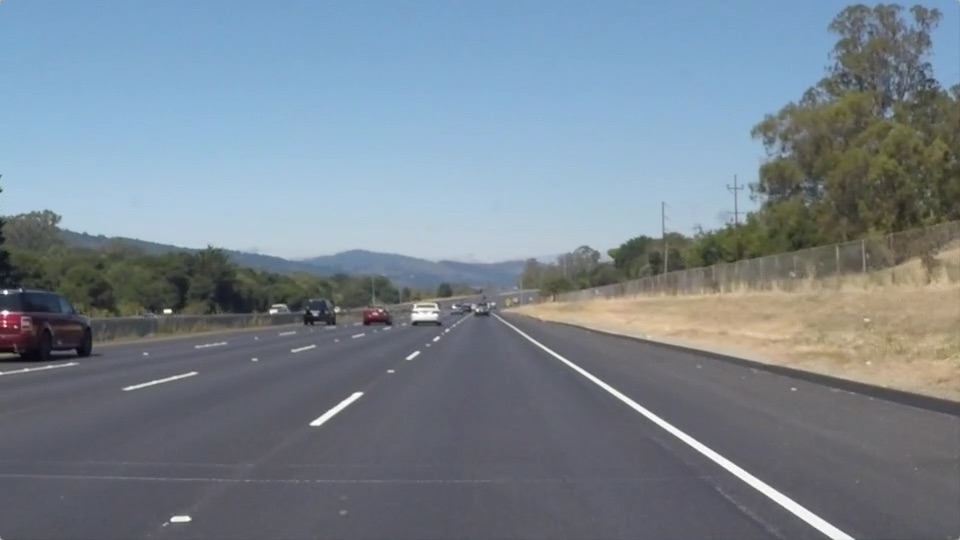
#> input picture site/assets/lane-input.jpg, 960 x 540 px
$ python tile_image.py ../../../site/assets/lane-input.jpg out.png
#> lines starting #> are read from the running program, lines starting #| are printed output that depends on the picture
"""Split a regular image into full tiles and preserve each tile's source coordinates."""

import argparse
import csv
from pathlib import Path

from PIL import Image


def tile_bounds(width, height, size, stride):
    for top in range(0, height - size + 1, stride):
        for left in range(0, width - size + 1, stride):
            yield left, top, left + size, top + size


def extract_tiles(source, destination, size, stride):
#> called with size = 96, stride = 64
    with Image.open(source) as image:
#> image is the input picture: PIL image 960x540 RGB; mean R, G, B 120.3, 132.6, 143.7
        if not 1 <= stride <= size <= min(image.size):
            raise ValueError('Choose a stride no greater than the tile size, and a tile that fits the image.')
        destination.mkdir(parents=True, exist_ok=True)
        with (destination / 'tile_manifest.csv').open('w', newline='', encoding='utf-8') as stream:
            writer = csv.writer(stream)
            writer.writerow(('tile', 'left', 'top', 'right', 'bottom'))
            for box in tile_bounds(*image.size, size, stride):
                left, top, _, _ = box
                name = f'tile-x{left:04d}-y{top:04d}.png'
                image.crop(box).save(destination / name)
                writer.writerow((name, *box))
#> this loop made 98 passes
#> pass 1, in extract_tiles, `image.crop(box).save(destination / name)`:
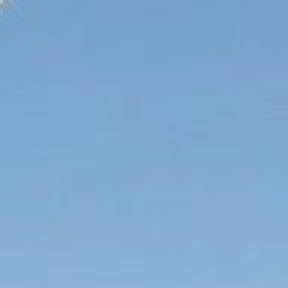
#> saved as tile-x0000-y0000.png: PIL image 96x96 RGB (shown 3 times larger); mean R, G, B 127.3, 169.7, 207.4


if __name__ == '__main__':
    parser = argparse.ArgumentParser(description=__doc__)
    parser.add_argument('image', type=Path)
    parser.add_argument('output', type=Path)
    parser.add_argument('--size', type=int, default=96)
    parser.add_argument('--stride', type=int, default=64)
    args = parser.parse_args()
    extract_tiles(args.image, args.output, args.size, args.stride)
